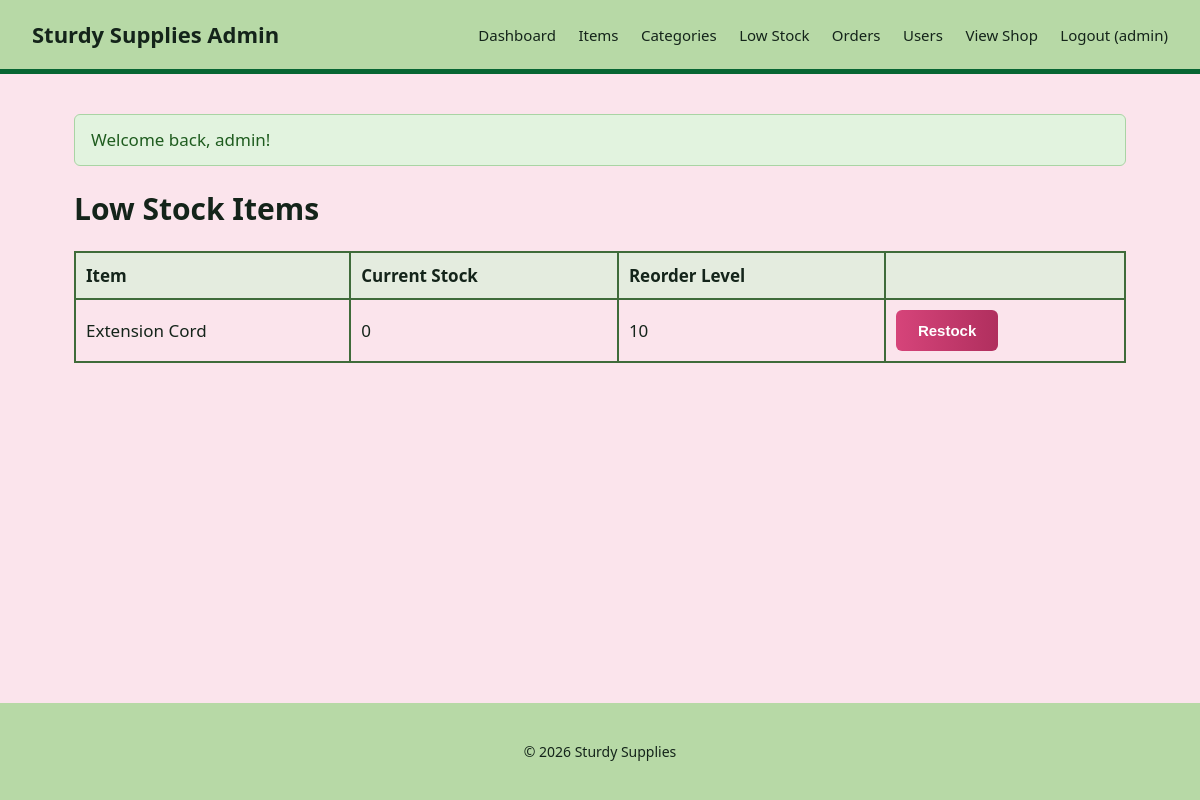
Page /admin/low_stock.php (signed in) on the committed database.
### tables this page shows
CREATE TABLE stock (
  item_id        INT PRIMARY KEY,
  quantity       INT NOT NULL DEFAULT 0,
  reorder_level  INT NOT NULL DEFAULT 5,
  CONSTRAINT fk_stock_item
    FOREIGN KEY (item_id) REFERENCES item(item_id)
    ON DELETE CASCADE
);

CREATE TABLE item (
  item_id      INT AUTO_INCREMENT PRIMARY KEY,
  category_id  INT NOT NULL,
  item_name    VARCHAR(100) NOT NULL,
  description  TEXT NULL,
  price        DECIMAL(8,2) NOT NULL,
  image_path   VARCHAR(150) NOT NULL DEFAULT 'default.png',
  is_hidden    TINYINT(1) NOT NULL DEFAULT 0,
  CONSTRAINT fk_item_category
    FOREIGN KEY (category_id) REFERENCES category(category_id)
);

### admin/low_stock.php (the view, shortened to what this page needs)
<?php
include('../includes/config.php');
include('../includes/alert.php');
$result = mysqli_query($conn, "
    SELECT i.item_id, i.item_name, s.quantity, s.reorder_level
    FROM item i JOIN stock s ON s.item_id = i.item_id
    WHERE s.quantity <= s.reorder_level AND i.is_hidden = 0
    ORDER BY s.quantity ASC
");
include('../includes/admin_header.php');
?>
<h1>Low Stock Items</h1>
<table class="cart-table">
  <tr><th>Item</th><th>Current Stock</th><th>Reorder Level</th><th></th></tr>
  <?php while ($item = mysqli_fetch_assoc($result)): ?>
    <tr>
      <td><?= htmlspecialchars($item['item_name']) ?></td>
      <td><?= $item['quantity'] ?></td>
      <td><?= $item['reorder_level'] ?></td>
      <td><a href="<?= BASE_URL ?>/admin/stock_in.php"><button>Restock</button></a></td>
    </tr>
  <?php endwhile; ?>
</table>
<?php include('../includes/footer.php'); ?>

### assets/css/style.css (style rules this page uses)
:root { --teal-dark: #0C343C; --green-mid: #076633; --lime: #C5DF2A; --bg: #fbe4ec; --card-bg: #ffffff; --border-green: #3f6b3a; --text-dark: #14241a; --header-bg: #b7d9a6; }
* { box-sizing: border-box; }
body { font-family: 'Segoe UI', Arial, sans-serif; margin: 0; color: var(--text-dark); background: var(--bg); font-size: 17px; line-height: 1.5; min-height: 100vh; display: flex; flex-direction: column; }
h1 { font-size: 30px; margin-bottom: 20px; }
button { background: linear-gradient(90deg, #d6447a 0%, #b02f5e 100%); color: #ffffff; font-weight: 700; border: none; padding: 12px 22px; border-radius: 6px; cursor: pointer; font-size: 15px; transition: transform 0.15s ease, box-shadow 0.15s ease, filter 0.15s ease; }
.cart-table { width: 100%; border-collapse: collapse; margin: 18px 0; }
.cart-table th, .cart-table td { border: 2px solid var(--border-green); padding: 10px; text-align: left; }
.cart-table th { background: #e4ecdf; }

### rows in the picture
stock: item_id.item_name "Extension Cord", quantity "0", reorder_level "10"

### other values in the picture
$_SESSION['username'] "admin"
$message "Welcome back, admin!"
